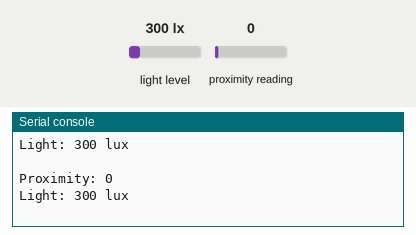
Simulated run of this program. Board: CircuitPython board. On the bench: the last lines printed to the serial console. The test bench sets the inputs (shaded band); at power-on: light level 300 lx, proximity reading 0.

Above: at 1.2 s.
1.3 s: light level set to 40 lx
At 2.5 s:
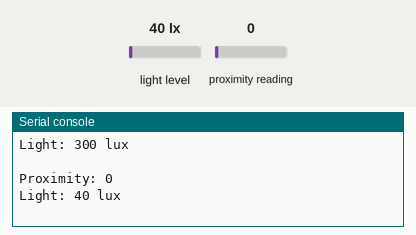
2.8 s: proximity reading set to 5
At 3.8 s:
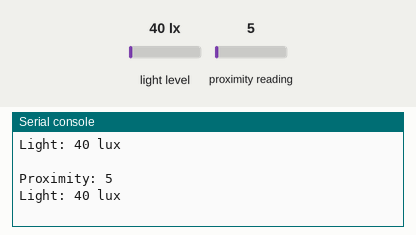
4.3 s: light level set to 500 lx
At 5.8 s:
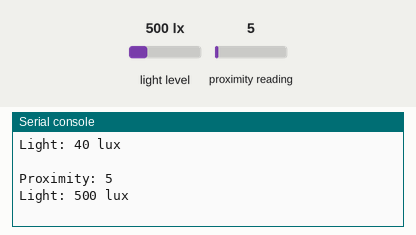
Timing chart, 0 to 7.3 s (numbered marks = the images above; inputs shaded):
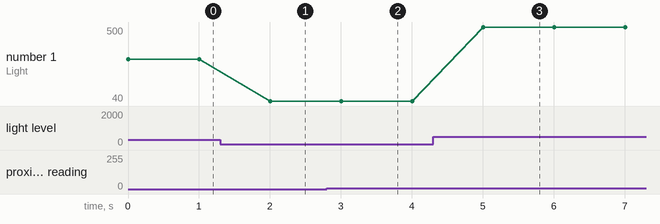

Measured:
- after the input at 1.3 s, the serial console: prints a new line after 0.70 s (image 1)
- after the input at 2.8 s, the serial console: prints a new line after 0.20 s (image 2)
- after the input at 4.3 s, the serial console: prints a new line after 0.70 s (image 3)
- plotted number 1: 300 → 40 after the input at 1.3 s, 40 → 500 after the input at 4.3 s

The program:

proximity.py
```python
import time
import board
import busio
import adafruit_vcnl4040

i2c = busio.I2C(board.SCL1, board.SDA1)
sensor = adafruit_vcnl4040.VCNL4040(i2c)

while True:
    print("Proximity:", sensor.proximity)
    print("Light: %d lux" % sensor.lux)
    print()
    # Use the following line for the plotter function
    #print( (sensor.lux,) ) # Force the data to be represented as a 1=tuple
    time.sleep(1)
```
